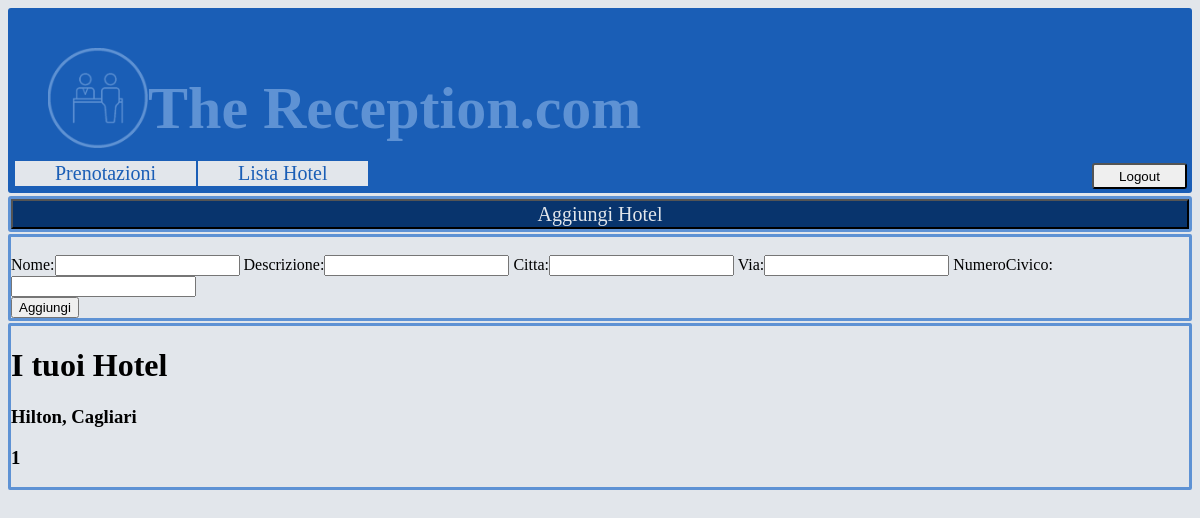
/AggiungiHotel/1/, run on an earlier commit of the app's database.
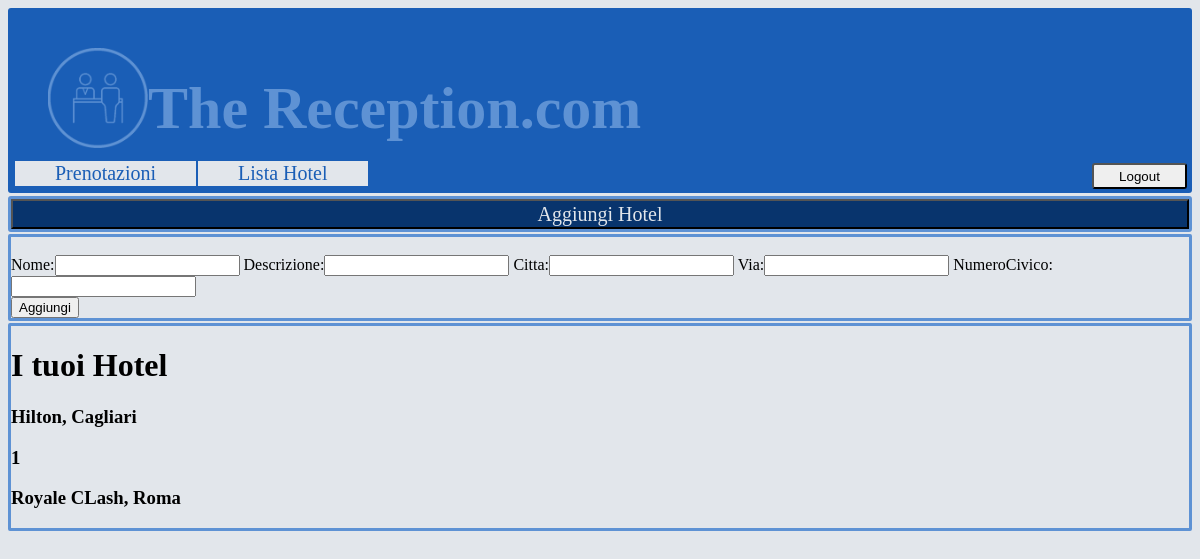
And on a later commit of the database.
### GestioneHotel/models.py (models this page shows)
class Hotel(models.Model):
    nome = models.CharField(max_length=50,default="")
    descrizione = models.TextField(default="")
    citta = models.CharField(max_length=50,default="")
    indirizzo = models.ForeignKey(Indirizzo)
    proprietario = models.ForeignKey(Albergatore)
    def listaCamere(self):
        return Camera.objects.filter(hotel=self)
    def contaCamere(self):
        return len(self.listaCamere())
    def __unicode__(self):
        return "%s, %s" % (self.nome, self.citta)

### GestioneHotel/views.py (the view)
# urls.py: url(r'AggiungiHotel/(?P<albergatoreID>\d+)/', views.listaHotel, name ='albergatoreID'),
def listaHotel(request, albergatoreID):
    try:
        albergatore = Albergatore.objects.get(id=albergatoreID)
    except Albergatore.DoesNotExist:
        albergatore = None
    listaHotel = [[],[]]
    for hotel in Hotel.objects.all():
        if hotel.proprietario.__eq__(albergatore):
            listaHotel.append(hotel)
            listaHotel.append(hotel.contaCamere())
    return render(request,
                    "AggiungiHotel.html",{
                    'listaHotel' : listaHotel,
                    'form':AggiungiHotelForm
                    })

### GestioneHotel/templates/AggiungiHotel.html (shortened to what this page needs)
{% load staticfiles %}
<!DOCTYPE html>
<html lang="en">
<head>
    <link rel="stylesheet" href="{% static 'Style.css' %}">
</head>
<body>
    <header>
        <div id="intestazione">
            <img id="logo" src="{% static '/img/LogoBooking.png' %}" alt="Logo" width="100" height="100">
            <h1 id="intLogo"> The Reception.com</h1>
        </div>
        <div id="userForm">
            <nav>
                <div id="userLogin">
                     <button id="btnLogout" type="button" value="esci" onclick="top.location.href='/'" > Logout </button>
                </div>
                <div id="userImpostazioni">
                    <a id="userImpostazioniH" href="/Home/{{ albergatoreID }}"> Prenotazioni</a>
                    <a id="userImpostazioniAdd" href=""> Lista Hotel </a>
                </div>
            </nav>
        </div>
    </header>
    <div id="divTastoAggiungi">
        <button id="btnAggiungiHotel" type="button" value="aggiungi"> Aggiungi Hotel </button>
    </div>
    <div id="formAggiungiHotel">
         <form action="Aggiungi" method="post">
             <br>
                {{ form }}
             <br>
         <button type="submit" value="Aggiungi"> Aggiungi</button>
        </form>
    </div>
    <div id="divHotelAggiunti">
        <h1>I tuoi Hotel</h1>
        {% for hotel in listaHotel %}
            {%if hotel %}
                <h3>{{ hotel }}</h3>
            {% endif %}
        {% endfor %}
    </div>
</body>
</html>

### GestioneHotel/static/Style.css (style rules this page uses)
body { background-color: #E2E6EB; }
header { margin-bottom: 2px; background-color: #1A5EB6; border-radius: 3px; font: 20px/20px "Arial Bold", Times, serif; height: 185px; }
#userImpostazioni { margin-left: 7px; }
a:link { color: #1A5EB6; background-color: #E2E6EB; text-decoration: none; }
#logo { float: left; margin-top: 40px; margin-left: 40px; }
#intLogo { margin-top: 0px; padding-top: 85px; margin-left: 10px; }
#userImpostazioniC, #userImpostazioniA, #userImpostazioniH, #userImpostazioniAdd { padding-top: 1px; padding-left: 40px; padding-right: 40px; padding-bottom: 2px; }
#intestazione { color: #5E92D4; font: 30px/30px "Pristina", Monospaced, serif; }
#userLogin { float: right; }
#btnAccedi, #btnRegistrati, #btnLogout { border-radius: 3px; height: 26px; width: 95px; margin-right: 5px; }
#userImpostazioniAdd { margin-left: -3px; }
#divTastoAggiungi { border-style: solid; border-color: #5E92D4; margin-top: 3px; border-radius: 3px; height: 30px; }
#btnAggiungiHotel { width: 100%; height: 100%; background: #08346D; color: #E2E6EB; font: 20px/20px "Times New Roman", Monospaced, serif; }
#formAggiungiHotel { border-radius: 2px; border-color: #5E92D4; border-style: solid; margin-top: 2px; }
#divHotelAggiunti { border-radius: 2px; border-color: #5E92D4; border-style: solid; margin-top: 2px; }

What changed in the data, as far as the page shows it:
added Hotel: nome+citta "Royale CLash, Roma"
